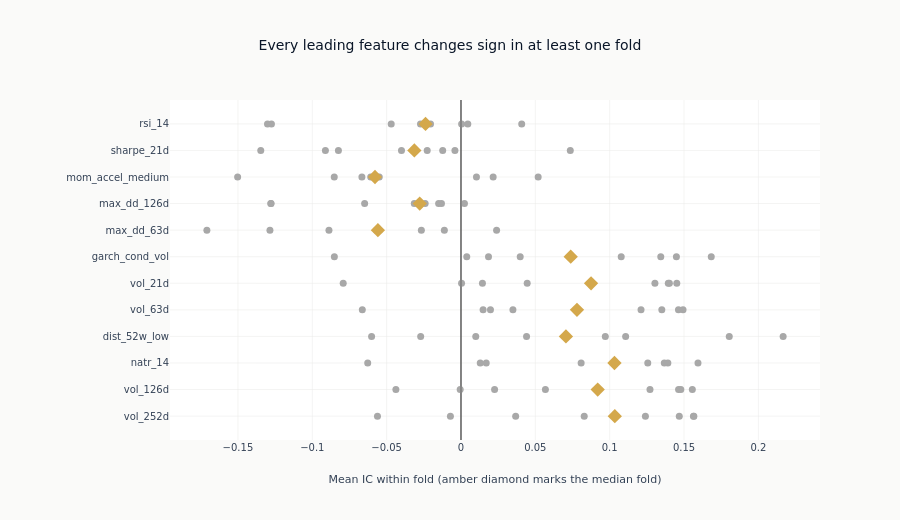

The cell this chart's notebook holds for it:
### Markdown cell above
### Fold-level stability

A pooled mean IC hides the difference between a feature that works in every fold
and one that had a single good year. Each feature's per-fold means are drawn with
its median marked, for the same leading features the ranking shows. The dots and
the diamond come from `per_fold_mean_ics`, the function the screen itself reads, so
the median cannot be drawn over a set of folds the chart does not show.

### Code cell
FOLDS_SHOWN = 12
fold_features = [f for f in eval_summary["feature"].to_list() if f in fold_stats][:FOLDS_SHOWN]
fig = go.Figure()
for feat in fold_features:
    per_fold = per_fold_mean_ics(feat)
    fig.add_trace(
        go.Scatter(
            x=per_fold,
            y=[feat] * len(per_fold),
            mode="markers",
            marker=dict(color=GRAY_FILLS["muted"], size=7),
            showlegend=False,
        )
    )
    fig.add_trace(
        go.Scatter(
            x=[fold_stats[feat]["median_fold_ic"]],
            y=[feat],
            mode="markers",
            marker=dict(color=COLORS["amber"], size=11, symbol="diamond"),
            showlegend=False,
        )
    )
fig.add_vline(x=0, line=dict(color=GRAY_FILLS["border"], width=1))
fig.update_layout(
    template="ml4t",
    height=520,
    width=900,
    title_text="Every leading feature changes sign in at least one fold",
    xaxis_title="Mean IC within fold (amber diamond marks the median fold)",
    margin=dict(l=170),
)
fig.show()

### Figure 1 — Plotly figure (JSON) as saved in the notebook; plotly's stock layout.template omitted (floating-point values rounded to 4 significant figures)
{"data": [{"marker": {"color": "#a8a8a8", "size": 7}, "mode": "markers", "showlegend": false, "type": "scatter", "x": [0.03677, -0.007112, 0.08287, 0.1468, 0.124, -0.05617, 0.1563, 0.1566], "y": ["vol_252d", "vol_252d", "vol_252d", "vol_252d", "vol_252d", "vol_252d", "vol_252d", "vol_252d"]}, {"marker": {"color": "#D4A84B", "size": 11, "symbol": "diamond"}, "mode": "markers", "showlegend": false, "type": "scatter", "x": [0.1034], "y": ["vol_252d"]}, {"marker": {"color": "#a8a8a8", "size": 7}, "mode": "markers", "showlegend": false, "type": "scatter", "x": [0.0226, -0.0005445, 0.05677, 0.1478, 0.1271, -0.04378, 0.1463, 0.1556], "y": ["vol_126d", "vol_126d", "vol_126d", "vol_126d", "vol_126d", "vol_126d", "vol_126d", "vol_126d"]}, {"marker": {"color": "#D4A84B", "size": 11, "symbol": "diamond"}, "mode": "markers", "showlegend": false, "type": "scatter", "x": [0.09194], "y": ["vol_126d"]}, {"marker": {"color": "#a8a8a8", "size": 7}, "mode": "markers", "showlegend": false, "type": "scatter", "x": [0.01697, 0.01295, 0.0808, 0.1391, 0.1367, -0.06273, 0.1256, 0.1594], "y": ["natr_14", "natr_14", "natr_14", "natr_14", "natr_14", "natr_14", "natr_14", "natr_14"]}, {"marker": {"color": "#D4A84B", "size": 11, "symbol": "diamond"}, "mode": "markers", "showlegend": false, "type": "scatter", "x": [0.1032], "y": ["natr_14"]}, {"marker": {"color": "#a8a8a8", "size": 7}, "mode": "markers", "showlegend": false, "type": "scatter", "x": [-0.02711, 0.009928, 0.1107, 0.2166, 0.09705, -0.06012, 0.1804, 0.0441], "y": ["dist_52w_low", "dist_52w_low", "dist_52w_low", "dist_52w_low", "dist_52w_low", "dist_52w_low", "dist_52w_low", "dist_52w_low"]}, {"marker": {"color": "#D4A84B", "size": 11, "symbol": "diamond"}, "mode": "markers", "showlegend": false, "type": "scatter", "x": [0.07058], "y": ["dist_52w_low"]}, {"marker": {"color": "#a8a8a8", "size": 7}, "mode": "markers", "showlegend": false, "type": "scatter", "x": [0.01487, 0.01982, 0.03493, 0.1351, 0.1211, -0.06636, 0.1463, 0.1493], "y": ["vol_63d", "vol_63d", "vol_63d", "vol_63d", "vol_63d", "vol_63d", "vol_63d", "vol_63d"]}, {"marker": {"color": "#D4A84B", "size": 11, "symbol": "diamond"}, "mode": "markers", "showlegend": false, "type": "scatter", "x": [0.078], "y": ["vol_63d"]}, {"marker": {"color": "#a8a8a8", "size": 7}, "mode": "markers", "showlegend": false, "type": "scatter", "x": [0.01443, 0.000384, 0.04452, 0.1394, 0.1304, -0.07922, 0.1401, 0.1451], "y": ["vol_21d", "vol_21d", "vol_21d", "vol_21d", "vol_21d", "vol_21d", "vol_21d", "vol_21d"]}, {"marker": {"color": "#D4A84B", "size": 11, "symbol": "diamond"}, "mode": "markers", "showlegend": false, "type": "scatter", "x": [0.08747], "y": ["vol_21d"]}, {"marker": {"color": "#a8a8a8", "size": 7}, "mode": "markers", "showlegend": false, "type": "scatter", "x": [0.0185, 0.003877, 0.03982, 0.1344, 0.1077, -0.08515, 0.1683, 0.1449], "y": ["garch_cond_vol", "garch_cond_vol", "garch_cond_vol", "garch_cond_vol", "garch_cond_vol", "garch_cond_vol", "garch_cond_vol", "garch_cond_vol"]}, {"marker": {"color": "#D4A84B", "size": 11, "symbol": "diamond"}, "mode": "markers", "showlegend": false, "type": "scatter", "x": [0.07379], "y": ["garch_cond_vol"]}, {"marker": {"color": "#a8a8a8", "size": 7}, "mode": "markers", "showlegend": false, "type": "scatter", "x": [-0.01118, -0.05682, -0.02664, -0.05495, -0.1285, 0.02394, -0.0888, -0.1709], "y": ["max_dd_63d", "max_dd_63d", "max_dd_63d", "max_dd_63d", "max_dd_63d", "max_dd_63d", "max_dd_63d", "max_dd_63d"]}, {"marker": {"color": "#D4A84B", "size": 11, "symbol": "diamond"}, "mode": "markers", "showlegend": false, "type": "scatter", "x": [-0.05588], "y": ["max_dd_63d"]}, {"marker": {"color": "#a8a8a8", "size": 7}, "mode": "markers", "showlegend": false, "type": "scatter", "x": [-0.03141, -0.01503, 0.002323, -0.02411, -0.1279, -0.01312, -0.0648, -0.1277], "y": ["max_dd_126d", "max_dd_126d", "max_dd_126d", "max_dd_126d", "max_dd_126d", "max_dd_126d", "max_dd_126d", "max_dd_126d"]}, {"marker": {"color": "#D4A84B", "size": 11, "symbol": "diamond"}, "mode": "markers", "showlegend": false, "type": "scatter", "x": [-0.02776], "y": ["max_dd_126d"]}, {"marker": {"color": "#a8a8a8", "size": 7}, "mode": "markers", "showlegend": false, "type": "scatter", "x": [-0.06664, 0.0104, -0.05498, -0.1502, 0.02163, 0.05191, -0.06072, -0.08523], "y": ["mom_accel_medium", "mom_accel_medium", "mom_accel_medium", "mom_accel_medium", "mom_accel_medium", "mom_accel_medium", "mom_accel_medium", "mom_accel_medium"]}, {"marker": {"color": "#D4A84B", "size": 11, "symbol": "diamond"}, "mode": "markers", "showlegend": false, "type": "scatter", "x": [-0.05785], "y": ["mom_accel_medium"]}, {"marker": {"color": "#a8a8a8", "size": 7}, "mode": "markers", "showlegend": false, "type": "scatter", "x": [-0.0123, -0.004078, -0.02272, 0.0735, -0.1347, -0.04002, -0.09119, -0.08243], "y": ["sharpe_21d", "sharpe_21d", "sharpe_21d", "sharpe_21d", "sharpe_21d", "sharpe_21d", "sharpe_21d", "sharpe_21d"]}, {"marker": {"color": "#D4A84B", "size": 11, "symbol": "diamond"}, "mode": "markers", "showlegend": false, "type": "scatter", "x": [-0.03137], "y": ["sharpe_21d"]}, {"marker": {"color": "#a8a8a8", "size": 7}, "mode": "markers", "showlegend": false, "type": "scatter", "x": [-0.02049, 0.000429, 0.004584, 0.04083, -0.1275, -0.02722, -0.04693, -0.1301], "y": ["rsi_14", "rsi_14", "rsi_14", "rsi_14", "rsi_14", "rsi_14", "rsi_14", "rsi_14"]}, {"marker": {"color": "#D4A84B", "size": 11, "symbol": "diamond"}, "mode": "markers", "showlegend": false, "type": "scatter", "x": [-0.02386], "y": ["rsi_14"]}], "layout": {"height": 520, "margin": {"l": 170}, "shapes": [{"line": {"color": "#666666", "width": 1}, "type": "line", "x0": 0, "x1": 0, "xref": "x", "y0": 0, "y1": 1, "yref": "y domain"}], "title": {"text": "Every leading feature changes sign in at least one fold"}, "width": 900, "xaxis": {"title": {"text": "Mean IC within fold (amber diamond marks the median fold)"}}}}
